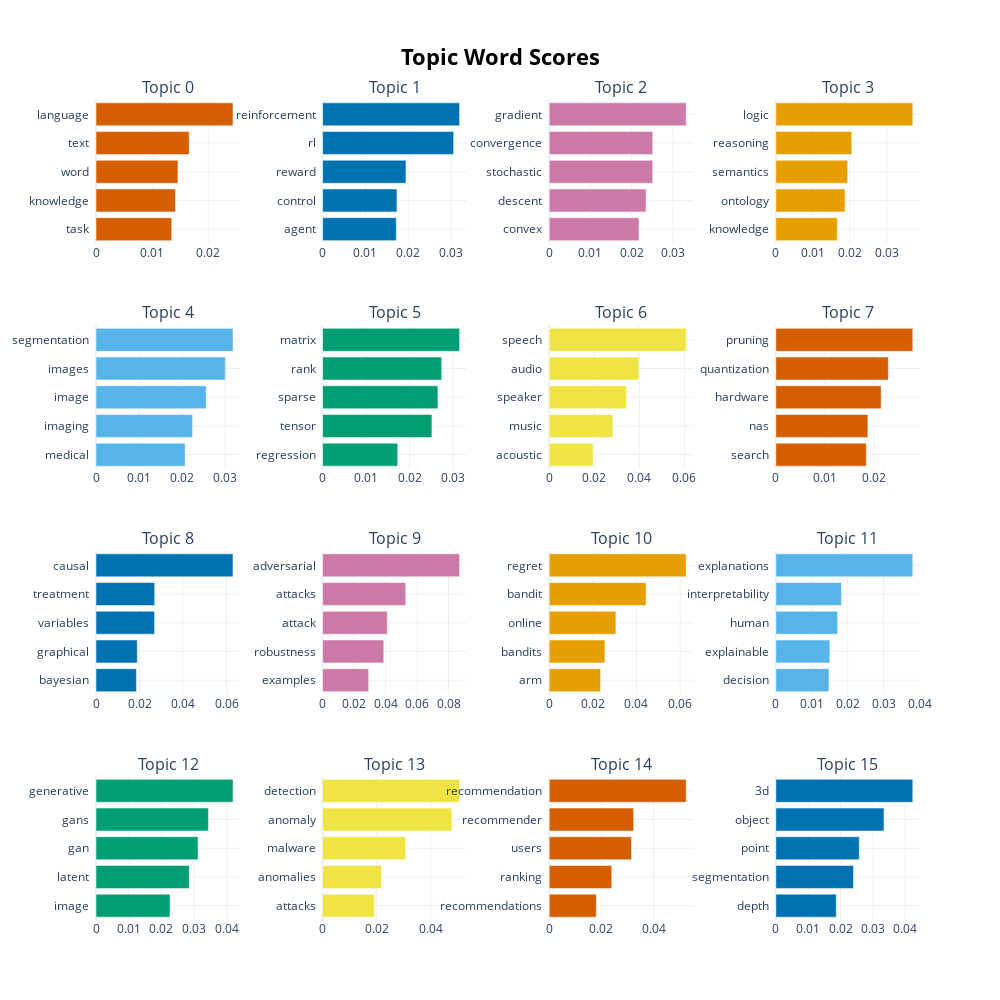

Here is the notebook cell this chart was saved with:
### Markdown cell above
We can see below that the categories are broadly as expected:

### Code cell
topic_model.visualize_barchart(top_n_topics=16)

### Figure 1 — Plotly figure (JSON) as saved in the notebook; plotly's stock layout.template omitted (floating-point values rounded to 4 significant figures)
{"data": [{"marker": {"color": "#D55E00"}, "orientation": "h", "type": "bar", "x": [0.01349, 0.01416, 0.0146, 0.0166, 0.02441], "xaxis": "x", "y": ["task  ", "knowledge  ", "word  ", "text  ", "language  "], "yaxis": "y"}, {"marker": {"color": "#0072B2"}, "orientation": "h", "type": "bar", "x": [0.01722, 0.01737, 0.01948, 0.03062, 0.032], "xaxis": "x2", "y": ["agent  ", "control  ", "reward  ", "rl  ", "reinforcement  "], "yaxis": "y2"}, {"marker": {"color": "#CC79A7"}, "orientation": "h", "type": "bar", "x": [0.02178, 0.02351, 0.02512, 0.02512, 0.03324], "xaxis": "x3", "y": ["convex  ", "descent  ", "stochastic  ", "convergence  ", "gradient  "], "yaxis": "y3"}, {"marker": {"color": "#E69F00"}, "orientation": "h", "type": "bar", "x": [0.01663, 0.01873, 0.01942, 0.02054, 0.03704], "xaxis": "x4", "y": ["knowledge  ", "ontology  ", "semantics  ", "reasoning  ", "logic  "], "yaxis": "y4"}, {"marker": {"color": "#56B4E9"}, "orientation": "h", "type": "bar", "x": [0.02069, 0.02242, 0.02558, 0.03001, 0.0318], "xaxis": "x5", "y": ["medical  ", "imaging  ", "image  ", "images  ", "segmentation  "], "yaxis": "y5"}, {"marker": {"color": "#009E73"}, "orientation": "h", "type": "bar", "x": [0.01727, 0.02514, 0.02651, 0.02738, 0.0315], "xaxis": "x6", "y": ["regression  ", "tensor  ", "sparse  ", "rank  ", "matrix  "], "yaxis": "y6"}, {"marker": {"color": "#F0E442"}, "orientation": "h", "type": "bar", "x": [0.01947, 0.02824, 0.03425, 0.03979, 0.06078], "xaxis": "x7", "y": ["acoustic  ", "music  ", "speaker  ", "audio  ", "speech  "], "yaxis": "y7"}, {"marker": {"color": "#D55E00"}, "orientation": "h", "type": "bar", "x": [0.01847, 0.01879, 0.0215, 0.02297, 0.02796], "xaxis": "x8", "y": ["search  ", "nas  ", "hardware  ", "quantization  ", "pruning  "], "yaxis": "y8"}, {"marker": {"color": "#0072B2"}, "orientation": "h", "type": "bar", "x": [0.01858, 0.01898, 0.02693, 0.02698, 0.06299], "xaxis": "x9", "y": ["bayesian  ", "graphical  ", "variables  ", "treatment  ", "causal  "], "yaxis": "y9"}, {"marker": {"color": "#CC79A7"}, "orientation": "h", "type": "bar", "x": [0.02926, 0.03888, 0.04106, 0.05282, 0.08704], "xaxis": "x10", "y": ["examples  ", "robustness  ", "attack  ", "attacks  ", "adversarial  "], "yaxis": "y10"}, {"marker": {"color": "#E69F00"}, "orientation": "h", "type": "bar", "x": [0.02355, 0.02553, 0.03056, 0.04437, 0.06277], "xaxis": "x11", "y": ["arm  ", "bandits  ", "online  ", "bandit  ", "regret  "], "yaxis": "y11"}, {"marker": {"color": "#56B4E9"}, "orientation": "h", "type": "bar", "x": [0.0148, 0.01504, 0.0172, 0.01827, 0.03812], "xaxis": "x12", "y": ["decision  ", "explainable  ", "human  ", "interpretability  ", "explanations  "], "yaxis": "y12"}, {"marker": {"color": "#009E73"}, "orientation": "h", "type": "bar", "x": [0.02266, 0.02854, 0.03125, 0.03442, 0.04194], "xaxis": "x13", "y": ["image  ", "latent  ", "gan  ", "gans  ", "generative  "], "yaxis": "y13"}, {"marker": {"color": "#F0E442"}, "orientation": "h", "type": "bar", "x": [0.01912, 0.02185, 0.03077, 0.04786, 0.05071], "xaxis": "x14", "y": ["attacks  ", "anomalies  ", "malware  ", "anomaly  ", "detection  "], "yaxis": "y14"}, {"marker": {"color": "#D55E00"}, "orientation": "h", "type": "bar", "x": [0.01806, 0.02397, 0.03153, 0.03235, 0.0525], "xaxis": "x15", "y": ["recommendations  ", "ranking  ", "users  ", "recommender  ", "recommendation  "], "yaxis": "y15"}, {"marker": {"color": "#0072B2"}, "orientation": "h", "type": "bar", "x": [0.01867, 0.024, 0.02578, 0.03342, 0.04232], "xaxis": "x16", "y": ["depth  ", "segmentation  ", "point  ", "object  ", "3d  "], "yaxis": "y16"}], "layout": {"annotations": [{"font": {"size": 16}, "showarrow": false, "text": "Topic 0", "x": 0.0875, "xanchor": "center", "xref": "paper", "y": 1, "yanchor": "bottom", "yref": "paper"}, {"font": {"size": 16}, "showarrow": false, "text": "Topic 1", "x": 0.3625, "xanchor": "center", "xref": "paper", "y": 1, "yanchor": "bottom", "yref": "paper"}, {"font": {"size": 16}, "showarrow": false, "text": "Topic 2", "x": 0.6375, "xanchor": "center", "xref": "paper", "y": 1, "yanchor": "bottom", "yref": "paper"}, {"font": {"size": 16}, "showarrow": false, "text": "Topic 3", "x": 0.9125, "xanchor": "center", "xref": "paper", "y": 1, "yanchor": "bottom", "yref": "paper"}, {"font": {"size": 16}, "showarrow": false, "text": "Topic 4", "x": 0.0875, "xanchor": "center", "xref": "paper", "y": 0.725, "yanchor": "bottom", "yref": "paper"}, {"font": {"size": 16}, "showarrow": false, "text": "Topic 5", "x": 0.3625, "xanchor": "center", "xref": "paper", "y": 0.725, "yanchor": "bottom", "yref": "paper"}, {"font": {"size": 16}, "showarrow": false, "text": "Topic 6", "x": 0.6375, "xanchor": "center", "xref": "paper", "y": 0.725, "yanchor": "bottom", "yref": "paper"}, {"font": {"size": 16}, "showarrow": false, "text": "Topic 7", "x": 0.9125, "xanchor": "center", "xref": "paper", "y": 0.725, "yanchor": "bottom", "yref": "paper"}, {"font": {"size": 16}, "showarrow": false, "text": "Topic 8", "x": 0.0875, "xanchor": "center", "xref": "paper", "y": 0.45, "yanchor": "bottom", "yref": "paper"}, {"font": {"size": 16}, "showarrow": false, "text": "Topic 9", "x": 0.3625, "xanchor": "center", "xref": "paper", "y": 0.45, "yanchor": "bottom", "yref": "paper"}, {"font": {"size": 16}, "showarrow": false, "text": "Topic 10", "x": 0.6375, "xanchor": "center", "xref": "paper", "y": 0.45, "yanchor": "bottom", "yref": "paper"}, {"font": {"size": 16}, "showarrow": false, "text": "Topic 11", "x": 0.9125, "xanchor": "center", "xref": "paper", "y": 0.45, "yanchor": "bottom", "yref": "paper"}, {"font": {"size": 16}, "showarrow": false, "text": "Topic 12", "x": 0.0875, "xanchor": "center", "xref": "paper", "y": 0.175, "yanchor": "bottom", "yref": "paper"}, {"font": {"size": 16}, "showarrow": false, "text": "Topic 13", "x": 0.3625, "xanchor": "center", "xref": "paper", "y": 0.175, "yanchor": "bottom", "yref": "paper"}, {"font": {"size": 16}, "showarrow": false, "text": "Topic 14", "x": 0.6375, "xanchor": "center", "xref": "paper", "y": 0.175, "yanchor": "bottom", "yref": "paper"}, {"font": {"size": 16}, "showarrow": false, "text": "Topic 15", "x": 0.9125, "xanchor": "center", "xref": "paper", "y": 0.175, "yanchor": "bottom", "yref": "paper"}], "height": 1000, "hoverlabel": {"bgcolor": "white", "font": {"family": "Rockwell", "size": 16}}, "showlegend": false, "title": {"font": {"color": "Black", "size": 22}, "text": "<b>Topic Word Scores", "x": 0.5, "xanchor": "center", "yanchor": "top"}, "width": 1000, "xaxis": {"anchor": "y", "autorange": true, "domain": [0, 0.175], "range": [0, 0.02569], "showgrid": true, "type": "linear"}, "xaxis10": {"anchor": "y10", "autorange": true, "domain": [0.275, 0.45], "range": [0, 0.09162], "showgrid": true, "type": "linear"}, "xaxis11": {"anchor": "y11", "autorange": true, "domain": [0.55, 0.725], "range": [0, 0.06608], "showgrid": true, "type": "linear"}, "xaxis12": {"anchor": "y12", "autorange": true, "domain": [0.825, 1], "range": [0, 0.04013], "showgrid": true, "type": "linear"}, "xaxis13": {"anchor": "y13", "autorange": true, "domain": [0, 0.175], "range": [0, 0.04415], "showgrid": true, "type": "linear"}, "xaxis14": {"anchor": "y14", "autorange": true, "domain": [0.275, 0.45], "range": [0, 0.05338], "showgrid": true, "type": "linear"}, "xaxis15": {"anchor": "y15", "autorange": true, "domain": [0.55, 0.725], "range": [0, 0.05526], "showgrid": true, "type": "linear"}, "xaxis16": {"anchor": "y16", "autorange": true, "domain": [0.825, 1], "range": [0, 0.04455], "showgrid": true, "type": "linear"}, "xaxis2": {"anchor": "y2", "autorange": true, "domain": [0.275, 0.45], "range": [0, 0.03369], "showgrid": true, "type": "linear"}, "xaxis3": {"anchor": "y3", "autorange": true, "domain": [0.55, 0.725], "range": [0, 0.03498], "showgrid": true, "type": "linear"}, "xaxis4": {"anchor": "y4", "autorange": true, "domain": [0.825, 1], "range": [0, 0.03899], "showgrid": true, "type": "linear"}, "xaxis5": {"anchor": "y5", "autorange": true, "domain": [0, 0.175], "range": [0, 0.03347], "showgrid": true, "type": "linear"}, "xaxis6": {"anchor": "y6", "autorange": true, "domain": [0.275, 0.45], "range": [0, 0.03316], "showgrid": true, "type": "linear"}, "xaxis7": {"anchor": "y7", "autorange": true, "domain": [0.55, 0.725], "range": [0, 0.06398], "showgrid": true, "type": "linear"}, "xaxis8": {"anchor": "y8", "autorange": true, "domain": [0.825, 1], "range": [0, 0.02943], "showgrid": true, "type": "linear"}, "xaxis9": {"anchor": "y9", "autorange": true, "domain": [0, 0.175], "range": [0, 0.0663], "showgrid": true, "type": "linear"}, "yaxis": {"anchor": "x", "autorange": true, "domain": [0.825, 1], "range": [-0.5, 4.5], "showgrid": true, "type": "category"}, "yaxis10": {"anchor": "x10", "autorange": true, "domain": [0.275, 0.45], "range": [-0.5, 4.5], "showgrid": true, "type": "category"}, "yaxis11": {"anchor": "x11", "autorange": true, "domain": [0.275, 0.45], "range": [-0.5, 4.5], "showgrid": true, "type": "category"}, "yaxis12": {"anchor": "x12", "autorange": true, "domain": [0.275, 0.45], "range": [-0.5, 4.5], "showgrid": true, "type": "category"}, "yaxis13": {"anchor": "x13", "autorange": true, "domain": [0, 0.175], "range": [-0.5, 4.5], "showgrid": true, "type": "category"}, "yaxis14": {"anchor": "x14", "autorange": true, "domain": [0, 0.175], "range": [-0.5, 4.5], "showgrid": true, "type": "category"}, "yaxis15": {"anchor": "x15", "autorange": true, "domain": [0, 0.175], "range": [-0.5, 4.5], "showgrid": true, "type": "category"}, "yaxis16": {"anchor": "x16", "autorange": true, "domain": [0, 0.175], "range": [-0.5, 4.5], "showgrid": true, "type": "category"}, "yaxis2": {"anchor": "x2", "autorange": true, "domain": [0.825, 1], "range": [-0.5, 4.5], "showgrid": true, "type": "category"}, "yaxis3": {"anchor": "x3", "autorange": true, "domain": [0.825, 1], "range": [-0.5, 4.5], "showgrid": true, "type": "category"}, "yaxis4": {"anchor": "x4", "autorange": true, "domain": [0.825, 1], "range": [-0.5, 4.5], "showgrid": true, "type": "category"}, "yaxis5": {"anchor": "x5", "autorange": true, "domain": [0.55, 0.725], "range": [-0.5, 4.5], "showgrid": true, "type": "category"}, "yaxis6": {"anchor": "x6", "autorange": true, "domain": [0.55, 0.725], "range": [-0.5, 4.5], "showgrid": true, "type": "category"}, "yaxis7": {"anchor": "x7", "autorange": true, "domain": [0.55, 0.725], "range": [-0.5, 4.5], "showgrid": true, "type": "category"}, "yaxis8": {"anchor": "x8", "autorange": true, "domain": [0.55, 0.725], "range": [-0.5, 4.5], "showgrid": true, "type": "category"}, "yaxis9": {"anchor": "x9", "autorange": true, "domain": [0.275, 0.45], "range": [-0.5, 4.5], "showgrid": true, "type": "category"}}}
